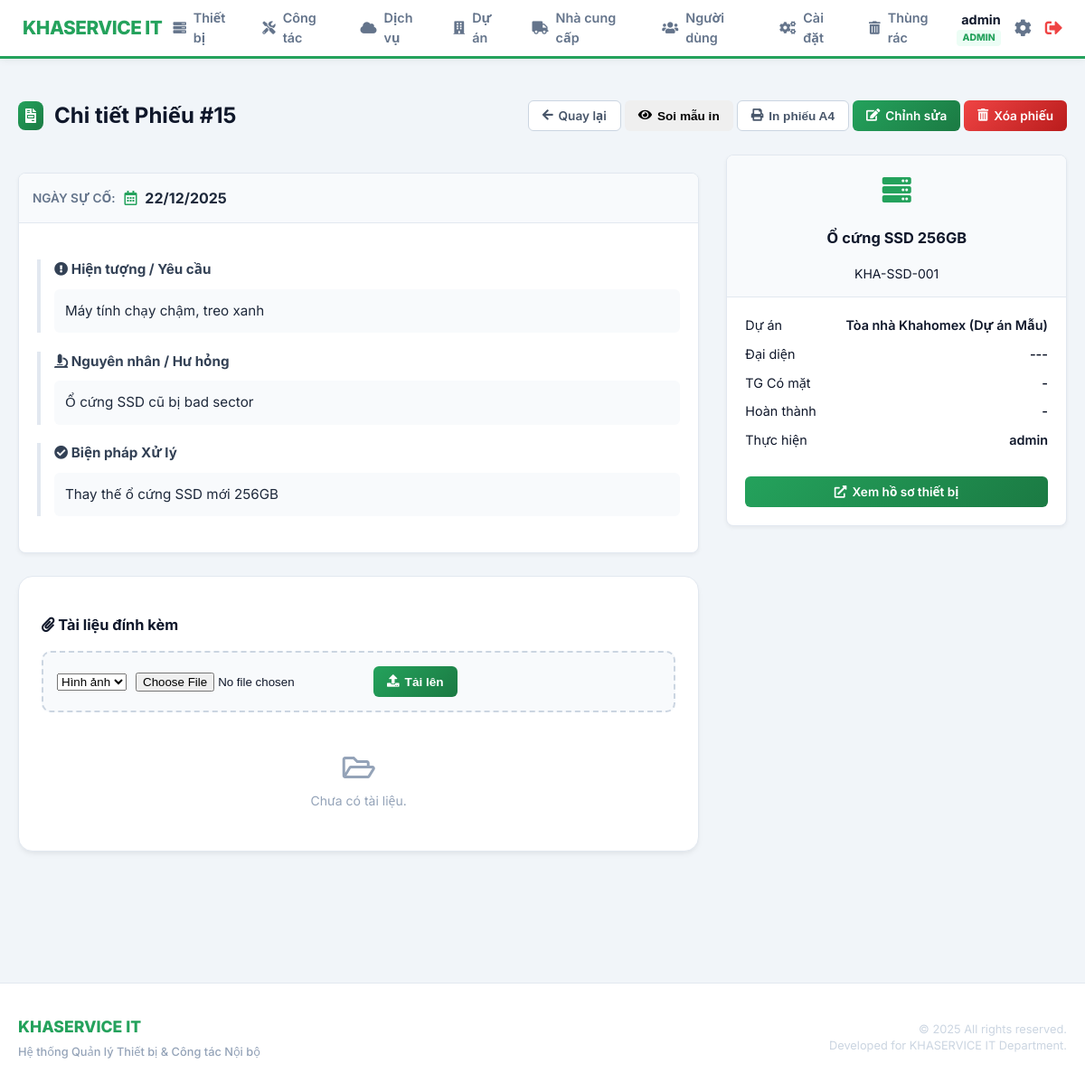
The app's page /index.php?page=maintenance/view&id=15 (signed in) with its own data.
### tables this page shows
CREATE TABLE `maintenance_logs` (
  `id` int(11) NOT NULL AUTO_INCREMENT,
  `user_id` int(11) DEFAULT NULL,
  `project_id` int(11) DEFAULT NULL,
  `device_id` int(11) DEFAULT NULL COMMENT 'ID thiet bi (NULL neu nhap tay)',
  `custom_device_name` varchar(255) DEFAULT NULL,
  `usage_time_manual` varchar(100) DEFAULT NULL,
  `ngay_su_co` date NOT NULL COMMENT 'Ng??y x???y ra s??? c???',
  `noi_dung` text DEFAULT NULL COMMENT 'M?? t??? s??? c??? do d??? ??n b??o',
  `hu_hong` text DEFAULT NULL COMMENT 'X??c ?????nh h?? h???ng sau ki???m tra',
  `xu_ly` text DEFAULT NULL COMMENT 'H?????ng x??? l?? / s???a ch???a',
  `chi_phi` decimal(15,2) DEFAULT NULL COMMENT 'Chi ph?? s???a ch???a (n???u c??)',
  `created_at` timestamp NOT NULL DEFAULT current_timestamp() COMMENT 'Ng??y ghi nh???n bi??n b???n',
  `client_name` varchar(255) DEFAULT NULL COMMENT '?????i di???n kh??ch h??ng',
  `client_phone` varchar(50) DEFAULT NULL COMMENT 'S??T kh??ch h??ng',
  `arrival_time` datetime DEFAULT NULL COMMENT 'Th???i ??i???m c?? m???t',
  `completion_time` datetime DEFAULT NULL COMMENT 'Th???i ??i???m ho??n th??nh',
  `work_type` varchar(255) DEFAULT 'B???o tr?? / S???a ch???a' COMMENT 'Lo???i c??ng vi???c',
  `deleted_at` timestamp NULL DEFAULT NULL,
  PRIMARY KEY (`id`),
  KEY `fk_log_project` (`project_id`),
  KEY `fk_log_user` (`user_id`),
  CONSTRAINT `fk_log_project` FOREIGN KEY (`project_id`) REFERENCES `projects` (`id`) ON DELETE SET NULL,
  CONSTRAINT `fk_log_user` FOREIGN KEY (`user_id`) REFERENCES `users` (`id`) ON DELETE SET NULL
);

CREATE TABLE `devices` (
  `id` int(11) NOT NULL AUTO_INCREMENT,
  `ma_tai_san` varchar(100) NOT NULL COMMENT 'M?? t??i s???n n???i b??? (VD: KHAS-DA01-PC-001)',
  `ten_thiet_bi` varchar(255) NOT NULL COMMENT 'T??n thi???t b??? (PC l??? t??n, UPS barrier...)',
  `nhom_thiet_bi` varchar(50) NOT NULL COMMENT 'Nh??m thi???t b???: V??n ph??ng / B??i xe',
  `loai_thiet_bi` varchar(100) NOT NULL COMMENT 'Lo???i thi???t b???: PC, UPS, Camera, Barrier, ?????u ?????c th???...',
  `model` varchar(255) DEFAULT NULL COMMENT 'Model thi???t b???',
  `serial` varchar(255) DEFAULT NULL COMMENT 'Serial number c???a thi???t b???',
  `project_id` int(11) DEFAULT NULL COMMENT 'Thi???t b??? thu???c d??? ??n n??o',
  `parent_id` int(11) DEFAULT NULL,
  `supplier_id` int(11) DEFAULT NULL COMMENT 'Nh?? cung c???p thi???t b???',
  `ngay_mua` date DEFAULT NULL COMMENT 'Ng??y mua thi???t b???',
  `gia_mua` decimal(15,2) DEFAULT NULL COMMENT 'Gi?? mua t???i th???i ??i???m mua (VN??)',
  `bao_hanh_den` date DEFAULT NULL COMMENT 'Ng??y h???t h???n b???o h??nh',
  `trang_thai` varchar(50) DEFAULT '??ang s??? d???ng' COMMENT 'Tr???ng th??i: ??ang s??? d???ng / H???ng / Thanh l??',
  `ghi_chu` text DEFAULT NULL COMMENT 'Ghi ch?? kh??c',
  `created_at` timestamp NOT NULL DEFAULT current_timestamp() COMMENT 'Ng??y t???o h??? s?? thi???t b???',
  `deleted_at` timestamp NULL DEFAULT NULL,
  PRIMARY KEY (`id`),
  UNIQUE KEY `ma_tai_san` (`ma_tai_san`),
  KEY `idx_device_parent` (`parent_id`)
);

CREATE TABLE `users` (
  `id` int(11) NOT NULL AUTO_INCREMENT,
  `username` varchar(100) NOT NULL COMMENT 'T??n ????ng nh???p',
  `fullname` varchar(100) DEFAULT NULL,
  `password` varchar(255) NOT NULL COMMENT 'M???t kh???u (hash)',
  `role` varchar(50) DEFAULT NULL COMMENT 'Vai tr??: admin / it / xem',
  `created_at` timestamp NOT NULL DEFAULT current_timestamp(),
  `deleted_at` timestamp NULL DEFAULT NULL,
  PRIMARY KEY (`id`),
  UNIQUE KEY `username` (`username`)
);

### includes/auth.php (called while the page is built, shortened)
<?php
function isIT() {
    return isset($_SESSION['role']) && ($_SESSION['role'] === 'it' || $_SESSION['role'] === 'admin');
}
?>

### modules/maintenance/view.php (shortened to what this page needs)
<?php
$log = null;
if (isset($_GET['id'])) {
    $log_id = $_GET['id'];
    $stmt = $pdo->prepare("
        SELECT ml.*, d.ma_tai_san, d.ten_thiet_bi, d.loai_thiet_bi, d.model, d.ngay_mua,
               COALESCE(p_log.ten_du_an, p_dev.ten_du_an) as ten_du_an,
               COALESCE(p_log.dia_chi_duong, p_dev.dia_chi_duong) as dia_chi_duong,
               COALESCE(p_log.dia_chi_phuong_xa, p_dev.dia_chi_phuong_xa) as dia_chi_phuong_xa,
               COALESCE(p_log.dia_chi_tinh_tp, p_dev.dia_chi_tinh_tp) as dia_chi_tinh_tp,
               d.trang_thai as trang_thai_tb,
               u.fullname as nguoi_thuc_hien
        FROM maintenance_logs ml
        LEFT JOIN devices d ON ml.device_id = d.id
        LEFT JOIN projects p_log ON ml.project_id = p_log.id
        LEFT JOIN projects p_dev ON d.project_id = p_dev.id
        LEFT JOIN users u ON ml.user_id = u.id
        WHERE ml.id = ?
    ");
    $stmt->execute([$log_id]);
    $log = $stmt->fetch();
}
$is_custom_device = empty($log['device_id']);
$web_display_name = $is_custom_device ? ($log['custom_device_name'] ?: "") : $log['ten_thiet_bi'];
$web_display_code = $is_custom_device ? ($log['work_type'] ?: "Công tác") : $log['ma_tai_san'];
$display_project_name = !empty($log['ten_du_an']) ? $log['ten_du_an'] : "Khác / Không xác định";
$files = $pdo->prepare("SELECT * FROM maintenance_files WHERE maintenance_id = ? ORDER BY uploaded_at DESC");
$files->execute([$log_id]);
$attachments = $files->fetchAll();
?>
<div class="web-view">
    <div class="page-header">
        <h2><i class="fas fa-file-invoice"></i> Chi tiết Phiếu #<?php echo $log['id']; ?></h2>
        <div class="header-actions">
            <a href="index.php?page=maintenance/history" class="btn btn-secondary"><i class="fas fa-arrow-left"></i> Quay lại</a>
            <button class="btn btn-warning" onclick="togglePrintDebug()"><i class="fas fa-eye"></i> Soi mẫu in</button>
            <button class="btn btn-secondary" onclick="window.print()"><i class="fas fa-print"></i> In phiếu A4</button>
            <?php if(isIT()): ?>
                <a href="index.php?page=maintenance/edit&id=<?php echo $log['id']; ?>" class="btn btn-primary"><i class="fas fa-edit"></i> Chỉnh sửa</a>
                <a href="index.php?page=maintenance/delete&id=<?php echo $log['id']; ?>" data-url="index.php?page=maintenance/delete&id=<?php echo $log['id']; ?>&confirm_delete=1" class="btn btn-danger delete-btn"><i class="fas fa-trash-alt"></i> Xóa phiếu</a>
            <?php endif; ?>
        </div>
    </div>
    <div class="view-grid-layout maintenance-view">
        <div class="main-content">
            <div class="card ticket-card">
                <div class="ticket-header">
                    <div class="ticket-status">
                        <span class="label">Ngày sự cố:</span>
                        <span class="value date"><i class="far fa-calendar-alt"></i> <?php echo date('d/m/Y', strtotime($log['ngay_su_co'])); ?></span>
                    </div>
                </div>
                <div class="ticket-body">
                    <div class="content-block problem"><h4 class="block-title"><i class="fas fa-exclamation-circle"></i> Hiện tượng / Yêu cầu</h4><div class="block-content"><?php echo nl2br(htmlspecialchars($log['noi_dung'])); ?></div></div>
                    <div class="content-block diagnosis"><h4 class="block-title"><i class="fas fa-microscope"></i> Nguyên nhân / Hư hỏng</h4><div class="block-content"><?php echo !empty($log['hu_hong']) ? nl2br(htmlspecialchars($log['hu_hong'])) : '<em>Chưa ghi nhận</em>'; ?></div></div>
                    <div class="content-block solution"><h4 class="block-title"><i class="fas fa-check-circle"></i> Biện pháp Xử lý</h4><div class="block-content"><?php echo !empty($log['xu_ly']) ? nl2br(htmlspecialchars($log['xu_ly'])) : '<em>Chưa ghi nhận</em>'; ?></div></div>
                </div>
            </div>
            <div class="card mt-20 attachment-section">
                <div class="card-header-custom"><h3><i class="fas fa-paperclip"></i> Tài liệu đính kèm</h3></div>
                <div class="card-body-custom">
                    <div class="upload-zone">
                        <form action="index.php?page=maintenance/view&id=<?php echo $log['id']; ?>" method="POST" enctype="multipart/form-data" class="upload-form">
                            <select name="loai_file" class="form-select"><option value="HinhAnh">Hình ảnh</option><option value="BienBan">Biên bản</option><option value="Khác">Khác</option></select>
                            <input type="file" name="file_upload" required>
                            <button type="submit" name="upload_file" class="btn btn-primary"><i class="fas fa-upload"></i> Tải lên</button>
                        </form>
                    </div>
                    <?php if (empty($attachments)): ?>
                        <div class="text-center" style="padding: 20px; color: #94a3b8;"><i class="far fa-folder-open" style="font-size: 2rem; display: block; margin-bottom: 10px;"></i> Chưa có tài liệu.</div>
                    <?php endif; ?>
                </div>
            </div>
        </div>
        <div class="side-content">
            <div class="card device-profile-card">
                <div class="profile-header">
                    <div class="device-icon-large"><i class="fas fa-<?php echo $is_custom_device ? 'cube' : 'server'; ?>"></i></div>
                    <div class="profile-title"><h3><?php echo htmlspecialchars($web_display_name); ?></h3><span class="code"><?php echo htmlspecialchars($web_display_code); ?></span></div>
                </div>
                <div class="profile-details">
                    <div class="detail-row"><span class="d-label">Dự án</span><span class="d-value"><?php echo htmlspecialchars($display_project_name); ?></span></div>
                    <div class="detail-row"><span class="d-label">Đại diện</span><span class="d-value"><?php echo htmlspecialchars($log['client_name'] ?? '---'); ?></span></div>
                    <div class="detail-row"><span class="d-label">TG Có mặt</span><span class="d-value"><?php echo $log['arrival_time'] ? date('H:i d/m', strtotime($log['arrival_time'])) : '-'; ?></span></div>
                    <div class="detail-row"><span class="d-label">Hoàn thành</span><span class="d-value"><?php echo $log['completion_time'] ? date('H:i d/m', strtotime($log['completion_time'])) : '-'; ?></span></div>
                    <div class="detail-row"><span class="d-label">Thực hiện</span><span class="d-value"><?php echo htmlspecialchars($log['nguoi_thuc_hien'] ?? 'N/A'); ?></span></div>
                </div>
                <?php if (!$is_custom_device): ?>
                <div style="padding: 0 20px 20px 20px;"><a href="index.php?page=devices/view&id=<?php echo $log['device_id']; ?>" class="btn btn-primary" style="display: flex; width: auto; justify-content: center;"><i class="fas fa-external-link-alt"></i> Xem hồ sơ thiết bị</a></div>
                <?php endif; ?>
            </div>
        </div>
    </div>
</div>

### assets/css/style.css (style rules this page uses)
html { -ms-overflow-style: none; scrollbar-width: none; }
:root { --primary-color: #24a25c; --primary-light-color: #4dc581; --primary-dark-color: #1b7a43; --gradient-primary: linear-gradient(135deg, #24a25c 0%, #1b7a43 100%); --gradient-warning: linear-gradient(135deg, #f59e0b 0%, #d97706 100%); --gradient-error: linear-gradient(135deg, #ef4444 0%, #b91c1c 100%); --gradient-info: linear-gradient(135deg, #3b82f6 0%, #2563eb 100%); --secondary-color: #475569; --text-color: #0f172a; --text-light-color: #64748b; --background-color: #f1f5f9; --card-bg: #ffffff; --border-color: #cbd5e1; --transition-speed: 0.2s; --border-radius-base: 6px; --border-radius-card: 12px; --success-bg: #dcfce7; --success-text: #166534; --error-bg: #fee2e2; --error-text: #991b1b; --warning-bg: #fffbeb; --warning-text: #92400e; }
body { font-family: 'Inter', 'Segoe UI', sans-serif; line-height: 1.5; color: var(--text-color); background-color: var(--background-color); margin: 0; font-size: 14px; }
.card { background-color: var(--card-bg); border-radius: var(--border-radius-card); box-shadow: 0 1px 3px rgba(0,0,0,0.1); border: 1px solid var(--border-color); padding: 20px; margin-bottom: 20px; }
.btn { display: inline-flex; align-items: center; justify-content: center; padding: 0 15px; height: 34px; border: none; border-radius: var(--border-radius-base); cursor: pointer; font-size: 0.85rem; font-weight: 600; text-decoration: none; transition: all var(--transition-speed); gap: 6px; white-space: nowrap; }
.btn-primary { background: var(--gradient-primary); color: white; }
.btn-secondary { background-color: #fff; color: var(--secondary-color); border: 1px solid var(--border-color); }
.btn-danger { background: var(--gradient-error); color: white; }
.page-header { display: flex; justify-content: space-between; align-items: center; margin-bottom: 25px; }
.page-header h2 { font-size: 1.5rem; margin: 0; display: flex; align-items: center; gap: 12px; }
.page-header h2 i { color: #fff; background: var(--gradient-primary); padding: 8px; border-radius: 8px; font-size: 1rem; }
.card { background-color: var(--card-bg); border-radius: 16px; box-shadow: 0 4px 6px -1px rgba(0, 0, 0, 0.05), 0 2px 4px -1px rgba(0, 0, 0, 0.03); border: 1px solid #e2e8f0; padding: 25px; margin-bottom: 25px; transition: box-shadow 0.3s ease; }
.text-center { text-align: center; }
.attachment-section { margin-top: 20px; }
.upload-zone { background: #f8fafc; border: 2px dashed #cbd5e1; border-radius: 12px; padding: 20px; margin-bottom: 25px; transition: all 0.2s; }
.upload-form { display: flex; gap: 20px; align-items: flex-end; flex-wrap: wrap; }

### assets/css/layout.css (style rules this page uses)
* { box-sizing: border-box; }
html, body { height: 100%; margin: 0; max-width: 100%; overflow-x: hidden; }
body { display: flex; flex-direction: column; background-color: var(--background-color); }
.main-content { flex: 1; padding: 20px 0 60px; width: 100%; }

### modules/maintenance/view.php (style rules this page uses)
.maintenance-view { display: grid; grid-template-columns: 2fr 1fr; gap: 30px; align-items: start; }
.ticket-card, .device-profile-card { padding: 0; overflow: hidden; border-radius: 8px; box-shadow: 0 2px 4px rgba(0,0,0,0.05); }
.ticket-header, .profile-header { background: #f8fafc; padding: 15px; border-bottom: 1px solid #e2e8f0; }
.ticket-status { display: flex; align-items: center; gap: 10px; }
.ticket-status .label { font-size: 0.85rem; color: #64748b; font-weight: 600; text-transform: uppercase; }
.ticket-status .value { font-size: 1rem; font-weight: 700; color: #1e293b; }
.ticket-status .value i { color: var(--primary-color); margin-right: 5px; }
.ticket-body, .profile-details { padding: 20px; }
.content-block { margin-bottom: 20px; padding-left: 15px; border-left: 4px solid #e2e8f0; }
.block-title { font-size: 0.95rem; font-weight: 700; margin-bottom: 10px; color: #334155; }
.block-content { font-size: 0.95rem; color: #1e293b; line-height: 1.6; background: #f8fafc; padding: 12px; border-radius: 6px; }
.device-icon-large { font-size: 2rem; color: var(--primary-color); margin-bottom: 10px; text-align: center; }
.profile-title { text-align: center; }
.detail-row { display: flex; justify-content: space-between; margin-bottom: 10px; font-size: 0.9rem; }
.d-value { font-weight: 600; }
.upload-zone { background: #f8fafc; border: 2px dashed #cbd5e1; border-radius: 10px; padding: 15px; }
.upload-form { display: flex; gap: 10px; align-items: center; }

### records on screen
maintenance_logs: id "15", ngay_su_co "22/12/2025", noi_dung "Máy tính chạy chậm, treo xanh", hu_hong "Ổ cứng SSD cũ bị bad sector", xu_ly "Thay thế ổ cứng SSD mới 256GB", device.ten_thiet_bi "Ổ cứng SSD 256GB", device.ma_tai_san "KHA-SSD-001", client_name "---", user.fullname "admin"

### other values on screen
$_SESSION['fullname'] "admin"
$_SESSION['role'] "ADMIN"
$display_project_name "Tòa nhà Khahomex (Dự án Mẫu)"
